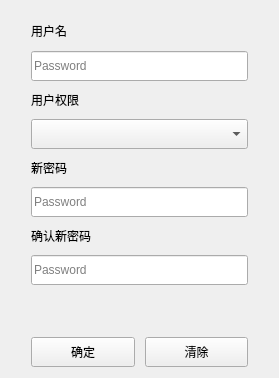
<?xml version="1.0" encoding="UTF-8"?>
<ui version="4.0">
 <class>UserForget</class>
 <widget class="QWidget" name="UserForget">
  <property name="geometry">
   <rect>
    <x>0</x>
    <y>0</y>
    <width>279</width>
    <height>378</height>
   </rect>
  </property>
  <property name="windowTitle">
   <string>Form</string>
  </property>
  <layout class="QVBoxLayout" name="verticalLayout">
   <item>
    <layout class="QVBoxLayout" name="verticalLayout_2">
     <property name="spacing">
      <number>10</number>
     </property>
     <property name="leftMargin">
      <number>20</number>
     </property>
     <property name="topMargin">
      <number>10</number>
     </property>
     <property name="rightMargin">
      <number>20</number>
     </property>
     <property name="bottomMargin">
      <number>1</number>
     </property>
     <item>
      <widget class="QLabel" name="label">
       <property name="minimumSize">
        <size>
         <width>0</width>
         <height>20</height>
        </size>
       </property>
       <property name="text">
        <string>用户名</string>
       </property>
      </widget>
     </item>
     <item>
      <widget class="QLineEdit" name="edit_NewPassword1_2">
       <property name="sizePolicy">
        <sizepolicy hsizetype="Expanding" vsizetype="Preferred">
         <horstretch>0</horstretch>
         <verstretch>0</verstretch>
        </sizepolicy>
       </property>
       <property name="minimumSize">
        <size>
         <width>0</width>
         <height>30</height>
        </size>
       </property>
       <property name="text">
        <string/>
       </property>
       <property name="placeholderText">
        <string>Password</string>
       </property>
      </widget>
     </item>
     <item>
      <widget class="QLabel" name="label_2">
       <property name="text">
        <string>用户权限</string>
       </property>
      </widget>
     </item>
     <item>
      <widget class="QComboBox" name="cbox_SelectPri">
       <property name="sizePolicy">
        <sizepolicy hsizetype="Preferred" vsizetype="Preferred">
         <horstretch>0</horstretch>
         <verstretch>0</verstretch>
        </sizepolicy>
       </property>
       <property name="minimumSize">
        <size>
         <width>0</width>
         <height>30</height>
        </size>
       </property>
      </widget>
     </item>
     <item>
      <widget class="QLabel" name="label_3">
       <property name="text">
        <string>新密码</string>
       </property>
      </widget>
     </item>
     <item>
      <widget class="QLineEdit" name="edit_NewPassword1">
       <property name="sizePolicy">
        <sizepolicy hsizetype="Expanding" vsizetype="Preferred">
         <horstretch>0</horstretch>
         <verstretch>0</verstretch>
        </sizepolicy>
       </property>
       <property name="minimumSize">
        <size>
         <width>0</width>
         <height>30</height>
        </size>
       </property>
       <property name="text">
        <string/>
       </property>
       <property name="placeholderText">
        <string>Password</string>
       </property>
      </widget>
     </item>
     <item>
      <widget class="QLabel" name="label_4">
       <property name="text">
        <string>确认新密码</string>
       </property>
      </widget>
     </item>
     <item>
      <widget class="QLineEdit" name="edit_NewPassword2">
       <property name="sizePolicy">
        <sizepolicy hsizetype="Expanding" vsizetype="Preferred">
         <horstretch>0</horstretch>
         <verstretch>0</verstretch>
        </sizepolicy>
       </property>
       <property name="minimumSize">
        <size>
         <width>0</width>
         <height>30</height>
        </size>
       </property>
       <property name="text">
        <string/>
       </property>
       <property name="placeholderText">
        <string>Password</string>
       </property>
      </widget>
     </item>
     <item>
      <spacer name="verticalSpacer">
       <property name="orientation">
        <enum>Qt::Vertical</enum>
       </property>
       <property name="sizeHint" stdset="0">
        <size>
         <width>20</width>
         <height>87</height>
        </size>
       </property>
      </spacer>
     </item>
    </layout>
   </item>
   <item>
    <layout class="QHBoxLayout" name="horizontalLayout">
     <property name="spacing">
      <number>10</number>
     </property>
     <property name="leftMargin">
      <number>20</number>
     </property>
     <property name="topMargin">
      <number>0</number>
     </property>
     <property name="rightMargin">
      <number>20</number>
     </property>
     <item>
      <widget class="QPushButton" name="pbtn_ForgetSet">
       <property name="sizePolicy">
        <sizepolicy hsizetype="Minimum" vsizetype="Preferred">
         <horstretch>0</horstretch>
         <verstretch>0</verstretch>
        </sizepolicy>
       </property>
       <property name="minimumSize">
        <size>
         <width>0</width>
         <height>30</height>
        </size>
       </property>
       <property name="text">
        <string>确定</string>
       </property>
      </widget>
     </item>
     <item>
      <widget class="QPushButton" name="pbtn_ForgetClear">
       <property name="sizePolicy">
        <sizepolicy hsizetype="Minimum" vsizetype="Preferred">
         <horstretch>0</horstretch>
         <verstretch>0</verstretch>
        </sizepolicy>
       </property>
       <property name="minimumSize">
        <size>
         <width>0</width>
         <height>30</height>
        </size>
       </property>
       <property name="text">
        <string>清除</string>
       </property>
      </widget>
     </item>
    </layout>
   </item>
  </layout>
 </widget>
 <resources/>
 <connections/>
</ui>
